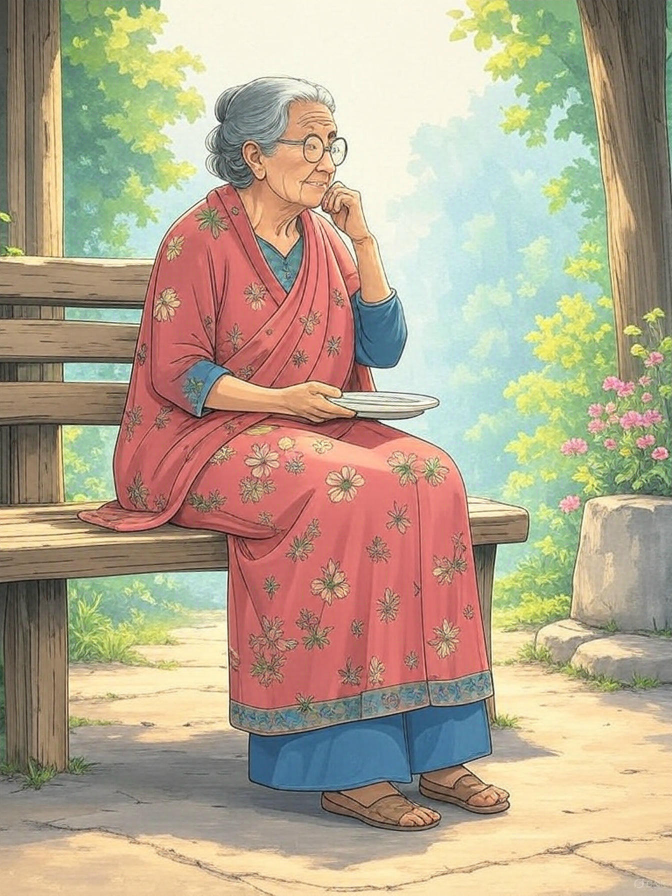
#> input picture images/image (1).jpg, 1344 x 1792 px (shown at 1/2 size)
$ python contour_detection.py
#> lines starting #> are read from the running program, lines starting #| are printed output that depends on the picture; after the words box and inside, x2 and y2 are one past the last pixel; in counts of white or black regions, pixels touching at a corner belong together
"""Contours are the boundaries of an object which mainly helps in object detection and shape analysis it is different from edges
Threshold Means we are simply binarising the image say t1=125 and t2=250 then image pixel whose density is below t1 is marked 0 and above t2 is marked is as 1"""

import cv2 as cv
import numpy as np


img = cv.imread("images/image (1).jpg")
#> img is the input picture: shape (1792, 1344, 3); mean B, G, R 142.2, 166.2, 180.8
dim = (int(img.shape[1] // 2), int(img.shape[0] // 2))
#> dim = (672, 896)

resized = cv.resize(img, dim)
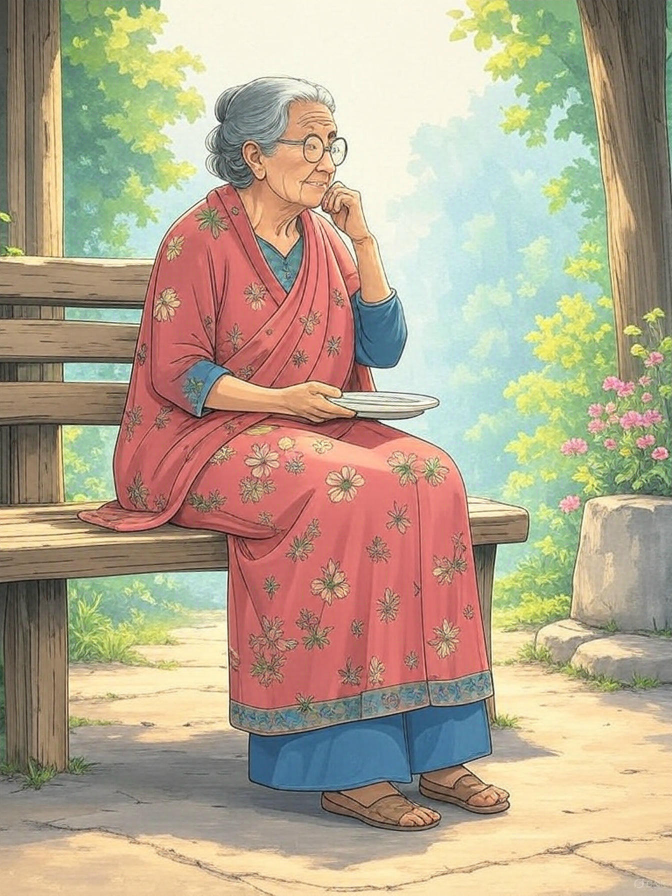
#> resized: shape (896, 672, 3); mean B, G, R 142.4, 166.4, 181

blank=np.zeros(resized.shape)
gray = cv.cvtColor(resized, cv.COLOR_BGR2GRAY)
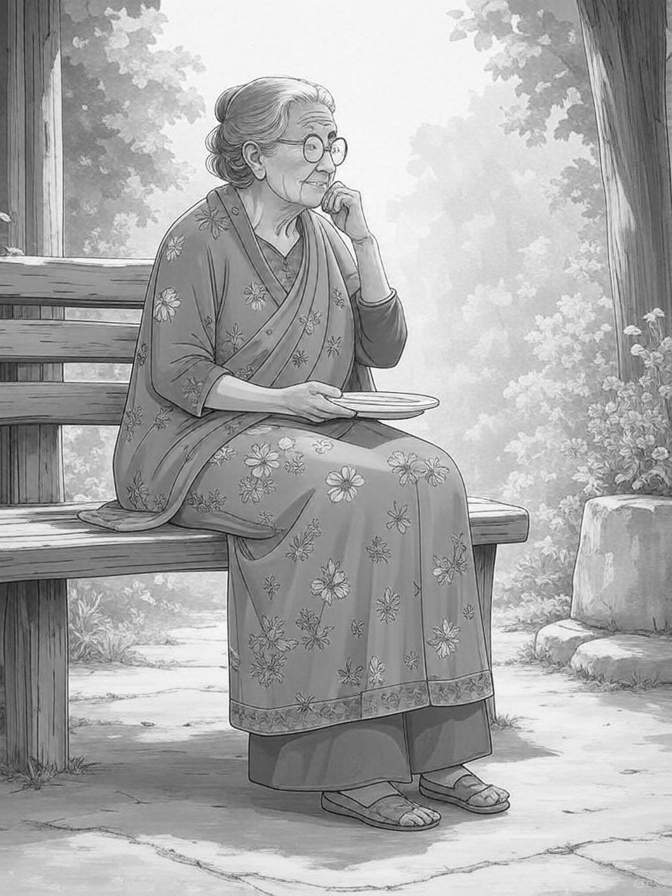
#> gray: shape (896, 672); min 9, max 254, mean 168

blured_img = cv.GaussianBlur(gray, (3,3), cv.BORDER_DEFAULT)

canny = cv.Canny(blured_img, 125, 175)
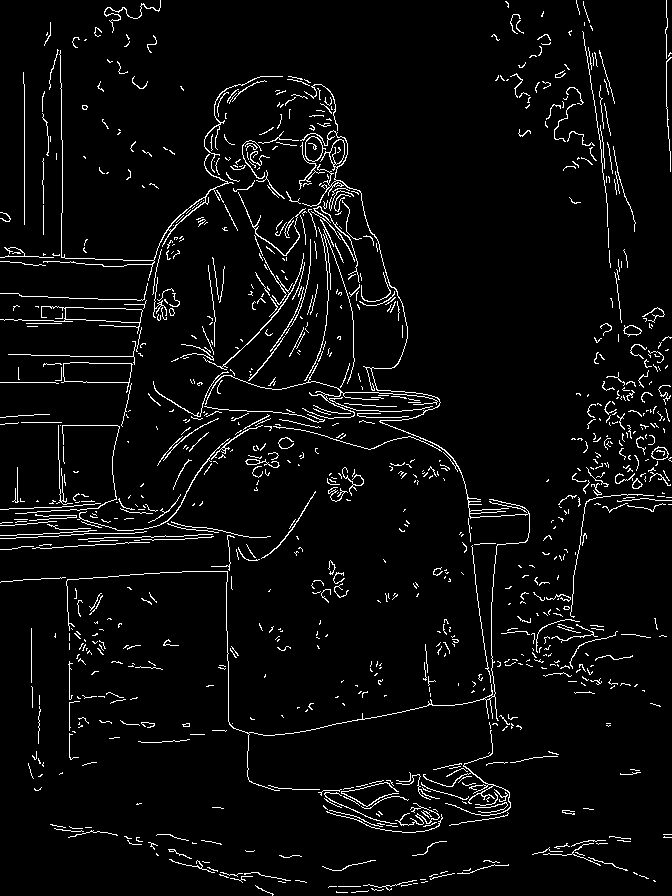
#> canny: shape (896, 672); 4.4% white in thin lines or dots
cv.imshow("image", canny)

# ret, thresh=cv.threshold(blured_img,125,250,cv.THRESH_BINARY)
# cv.imshow("image", thresh)
contours, heirarchy = cv.findContours(canny, cv.RETR_LIST, cv.CHAIN_APPROX_SIMPLE)
#> contours = 997 contours, 957 with area under 20; largest, box (x1, y1, x2, y2) and area: (61, 362, 133, 393) 1275, (63, 362, 132, 383) 1269, (0, 306, 143, 334) 957, (65, 307, 143, 323) 946, (66, 130, 530, 791) 526

cv.drawContours(blank,contours,-1,(0,0,255),2)
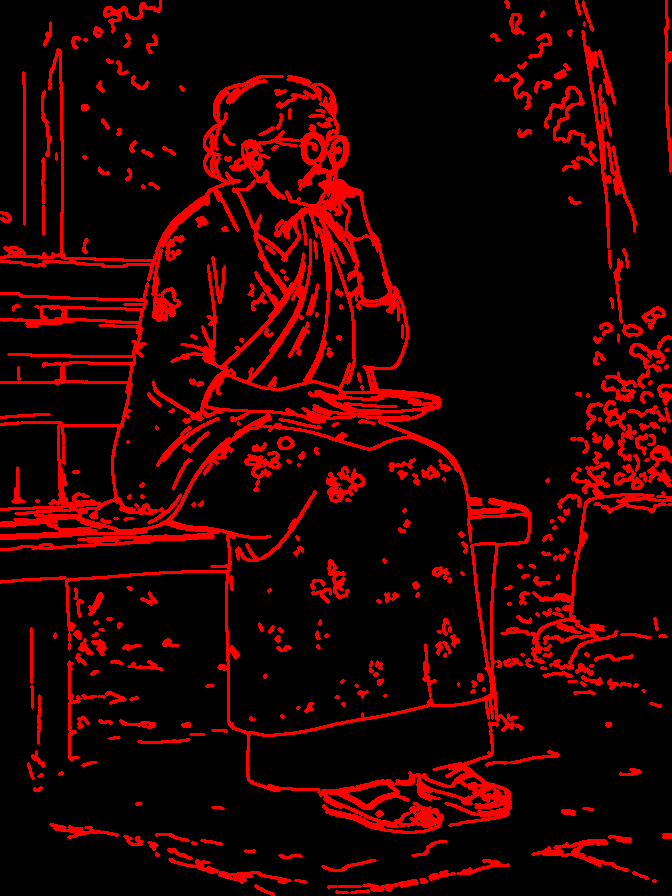
#> blank: shape (896, 672, 3) float64; mean of channels 0, 1, 2 0, 0, 35.2; drawn as B, G, R
cv.imshow('contours',blank)
print(len(contours))
#| 997
cv.waitKey(0)

$ run again, with images/ourimage.jpg copied over images/image (1).jpg
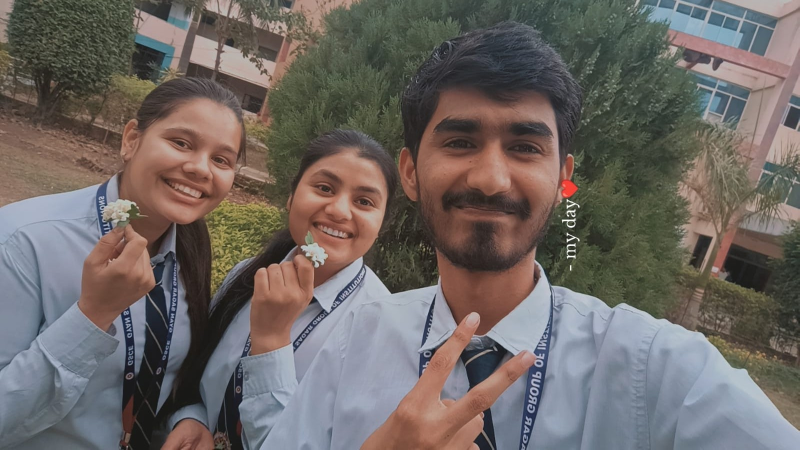
#> input picture images/ourimage.jpg, 1599 x 899 px (shown at 1/2 size)
#> img is the input picture: shape (899, 1599, 3); mean B, G, R 99.6, 103.1, 109.8
#> `canny = cv.Canny(blured_img, 125, 175)`:
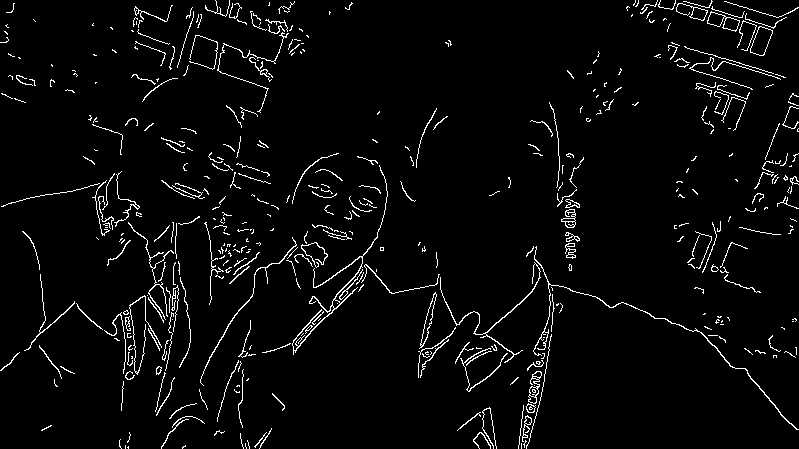
#> canny: shape (449, 799); 3.7% white in thin lines or dots
#> contours = 482 contours, 427 with area under 20; largest, box (x1, y1, x2, y2) and area: (750, 26, 773, 56) 394, (750, 26, 773, 56) 390, (707, 11, 740, 32) 321, (292, 165, 388, 355) 230, (419, 292, 437, 349) 224
#> `cv.drawContours(blank,contours,-1,(0,0,255),2)`:
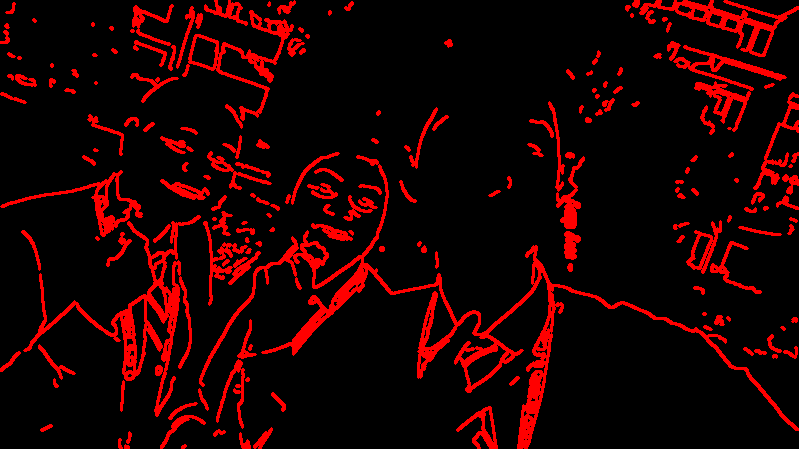
#> blank: shape (449, 799, 3) float64; mean of channels 0, 1, 2 0, 0, 29.9; drawn as B, G, R
#| 482
